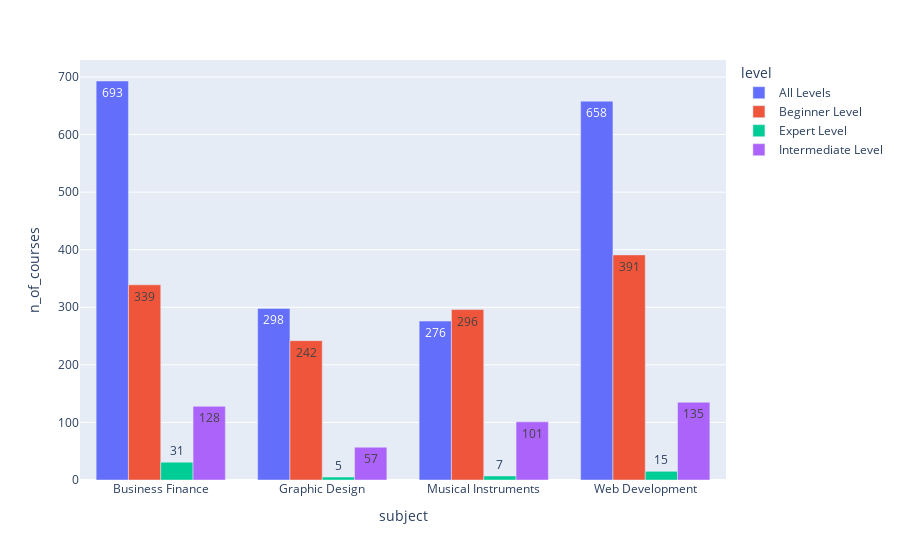

The code cell stored with this chart in its notebook:
### Markdown cell above
**`5. Buatlah multi-series barplot untuk total jumlah course per kategori berdasarkan tiap level. Tampilkan juga angka jumlah course-nya!`**

### Code cell


### Figure 1 — Plotly figure (JSON) as saved in the notebook; plotly's stock layout.template omitted (floating-point values rounded to 4 significant figures)
{"data": [{"alignmentgroup": "True", "hovertemplate": "level=All Levels<br>subject=%{x}<br>n_of_courses=%{text}<extra></extra>", "legendgroup": "All Levels", "marker": {"color": "#636efa", "pattern": {"shape": ""}}, "name": "All Levels", "offsetgroup": "All Levels", "orientation": "v", "showlegend": true, "text": [693, 298, 276, 658], "textposition": "auto", "type": "bar", "x": ["Business Finance", "Graphic Design", "Musical Instruments", "Web Development"], "xaxis": "x", "y": [693, 298, 276, 658], "yaxis": "y"}, {"alignmentgroup": "True", "hovertemplate": "level=Beginner Level<br>subject=%{x}<br>n_of_courses=%{text}<extra></extra>", "legendgroup": "Beginner Level", "marker": {"color": "#EF553B", "pattern": {"shape": ""}}, "name": "Beginner Level", "offsetgroup": "Beginner Level", "orientation": "v", "showlegend": true, "text": [339, 242, 296, 391], "textposition": "auto", "type": "bar", "x": ["Business Finance", "Graphic Design", "Musical Instruments", "Web Development"], "xaxis": "x", "y": [339, 242, 296, 391], "yaxis": "y"}, {"alignmentgroup": "True", "hovertemplate": "level=Expert Level<br>subject=%{x}<br>n_of_courses=%{text}<extra></extra>", "legendgroup": "Expert Level", "marker": {"color": "#00cc96", "pattern": {"shape": ""}}, "name": "Expert Level", "offsetgroup": "Expert Level", "orientation": "v", "showlegend": true, "text": [31, 5, 7, 15], "textposition": "auto", "type": "bar", "x": ["Business Finance", "Graphic Design", "Musical Instruments", "Web Development"], "xaxis": "x", "y": [31, 5, 7, 15], "yaxis": "y"}, {"alignmentgroup": "True", "hovertemplate": "level=Intermediate Level<br>subject=%{x}<br>n_of_courses=%{text}<extra></extra>", "legendgroup": "Intermediate Level", "marker": {"color": "#ab63fa", "pattern": {"shape": ""}}, "name": "Intermediate Level", "offsetgroup": "Intermediate Level", "orientation": "v", "showlegend": true, "text": [128, 57, 101, 135], "textposition": "auto", "type": "bar", "x": ["Business Finance", "Graphic Design", "Musical Instruments", "Web Development"], "xaxis": "x", "y": [128, 57, 101, 135], "yaxis": "y"}], "layout": {"barmode": "group", "legend": {"title": {"text": "level"}, "tracegroupgap": 0}, "margin": {"t": 60}, "xaxis": {"anchor": "y", "domain": [0, 1], "title": {"text": "subject"}}, "yaxis": {"anchor": "x", "domain": [0, 1], "title": {"text": "n_of_courses"}}}}
